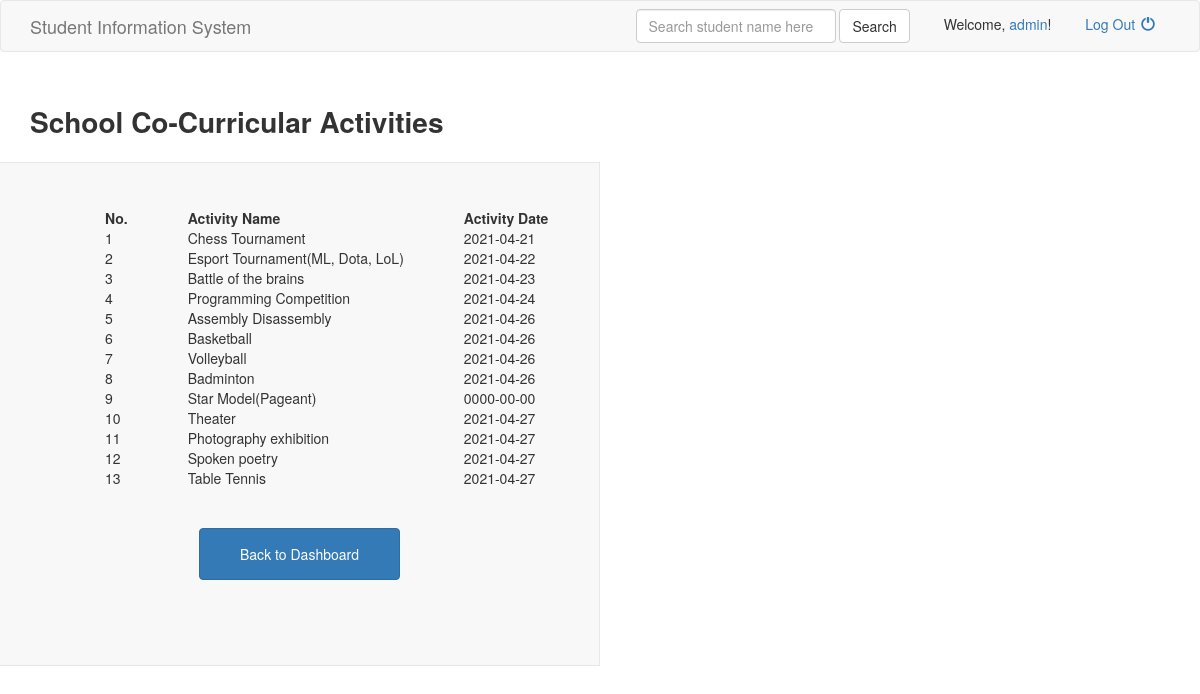
/curricular-activities.php (signed in), run on the app's committed database.
### tables this page shows
CREATE TABLE `co_curricular_activities` (
  `ccactivities_id` int(55) NOT NULL,
  `activity_name` varchar(555) NOT NULL,
  `activity_date` date NOT NULL
);

### curricular-activities.php (the view, shortened to what this page needs)
<?php
  require 'connect.php';
  if(isset($_SESSION['username'], $_SESSION['password'])) {
?>
<!DOCTYPE html>
<html>
<head>
  <link href="assets/css/bootstrap.min.css" rel="stylesheet">
	<link href="assets/css/main.css" rel="stylesheet">
</head>
<body>
  <?php include 'header.php'; ?>
  <section>
    <div class="container">
      <strong class="title">School Co-Curricular Activities</strong>
    </div>
    <div class="profile-box box-left">
		<?php
			$result = mysqli_query($con,"SELECT * FROM co_curricular_activities");
			if (mysqli_num_rows($result) > 0) {
		?>
			<table>
				<tr>
					<td><b>No.</b></td>
					<td><b>Activity Name</b></td>
					<td><b>Activity Date</b></td>
				</tr>
		<?php
			while($row = mysqli_fetch_array($result)) {
		?>
				<tr>
					<td><?php echo $row["ccactivities_id"]; ?></td>
					<td><?php echo $row["activity_name"]; ?></td>
					<td><?php echo $row["activity_date"]; ?></td>
				</tr>
		<?php
		}
		?>
			</table>
		<?php
		}
		else{
			echo "No result found";
		}
		?>
       <div class="options">
        <a class="btn btn-primary" href="profile.php">Back to Dashboard</a>
      </div>
    </div>
  </section>
</body>
</html>
<?php
  } else {
    header("location:index.php");
    exit;
  }
?>

### header.php (shortened to what this page needs)
<nav class="navbar navbar-default">
  <div class="container">
    <div class="navbar-header">
      <a class="navbar-brand" href="index.php">Student Information System</a>
    </div>
    <div class="collapse navbar-collapse" id="bs-example-navbar-collapse-1">
    <?php
      if(isset($_SESSION['username'], $_SESSION['password'])) {
    ?>
      <form class="navbar-form navbar-right" action="searchresults.php" method="GET">
        <div class="search-area">
          <div class="form-group">
            <div class="search-wrap">
              <input type="text" class="form-control" name="searchbox" id="searchbox" placeholder="Search student name here" required autocomplete="off">
            </div>
          </div>
          <input type="submit" name="search" id="search-btn" value="Search" class="btn btn-default">
        </div>
        <div class="welcome"><?php echo "Welcome, <a href='profile.php'>".$_SESSION['username']."</a>!";?></div>
        <a href="logout.php">Log Out <span class="glyphicon glyphicon-off" aria-hidden="true"></span></a>
      </form>
      <?php
        } else {
          echo "<span class='not-logged'>Not logged in.</span>";
        }
      ?>
    </div>
  </div>
</nav>

### assets/css/main.css (style rules this page uses)
html, body { height: 100%; width: 100%; }
section strong { display: inline-block; margin: 30px 0 20px; }
.navbar .glyphicon { margin-left: 2px; }
.search-area, .welcome { display: inline-block; margin-right: 30px; }
.search-wrap { position: relative; width: 200px; }
#searchbox { width: 100%; }
.title { font-size: 28px; }
.box-left { background: #f8f8f8; border: 1px solid #e7e7e7; border-left: none; font-size: 14px; padding: 45px; width: 50%; }
.options { margin: 40px 0; text-align: center; }
.options .btn { margin: 0 6px; padding: 15px 40px; }

### curricular-activities.php (style rules this page uses)
td, th { padding-left: 60px; }

### data on the page
co_curricular_activities: ccactivities_id "1", activity_name "Chess Tournament", activity_date "2021-04-21"
co_curricular_activities: ccactivities_id "2", activity_name "Esport Tournament(ML, Dota, LoL)", activity_date "2021-04-22"
co_curricular_activities: ccactivities_id "3", activity_name "Battle of the brains", activity_date "2021-04-23"
co_curricular_activities: ccactivities_id "4", activity_name "Programming Competition", activity_date "2021-04-24"
co_curricular_activities: ccactivities_id "5", activity_name "Assembly Disassembly", activity_date "2021-04-26"
co_curricular_activities: ccactivities_id "6", activity_name "Basketball", activity_date "2021-04-26"
co_curricular_activities: ccactivities_id "7", activity_name "Volleyball", activity_date "2021-04-26"
co_curricular_activities: ccactivities_id "8", activity_name "Badminton", activity_date "2021-04-26"
co_curricular_activities: ccactivities_id "9", activity_name "Star Model(Pageant)", activity_date "0000-00-00"
co_curricular_activities: ccactivities_id "10", activity_name "Theater", activity_date "2021-04-27"
co_curricular_activities: ccactivities_id "11", activity_name "Photography exhibition", activity_date "2021-04-27"
co_curricular_activities: ccactivities_id "12", activity_name "Spoken poetry", activity_date "2021-04-27"
co_curricular_activities: ccactivities_id "13", activity_name "Table Tennis", activity_date "2021-04-27"

### other printed values
$_SESSION['username'] "admin"
